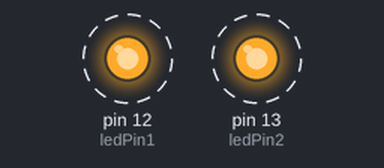
Bench run of a sketch on a simulated Arduino Uno, built with avr-gcc and run on an emulated ATmega328P. Parts: output pins drawn as LEDs (lit = HIGH). Dashed ring = blinking.

Above: at 0.5 s.
Timing chart, 0 to 4.6 s (numbered marks = the images above):
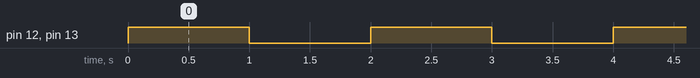

Measured:
- by itself, pin 12 (ledPin1), pin 13 (ledPin2): alternates HIGH for 1.0 s and LOW for 1.0 s

The sketch:

LED_Test.ino
```cpp
// Define the LED pins
const int ledPin1 = 12;
const int ledPin2 = 13;

void setup() {
  // Initialize the digital pins as outputs
  pinMode(ledPin1, OUTPUT);
  pinMode(ledPin2, OUTPUT);
}

void loop() {
  // Turn both LEDs on
  digitalWrite(ledPin1, HIGH);
  digitalWrite(ledPin2, HIGH);
  delay(1000); // Wait for 1000 milliseconds (1 second)

  // Turn both LEDs off
  digitalWrite(ledPin1, LOW);
  digitalWrite(ledPin2, LOW);
  delay(1000); // Wait for 1 second
}
```
